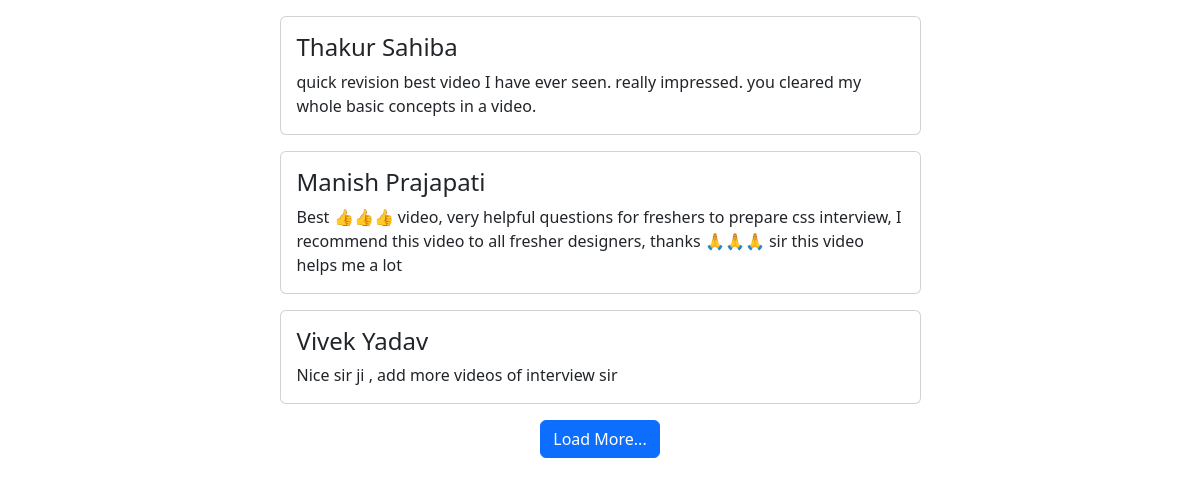
The page / on the database its author committed.
### tables this page shows
CREATE TABLE `comments` (
  `id` int(11) NOT NULL,
  `name` text NOT NULL,
  `description` text NOT NULL
);

### index.php (the view, shortened to what this page needs)
<?php
include('connection.php');
?>
<!DOCTYPE html>
<html lang="en">
<head>
  <link href="https://cdn.jsdelivr.net/npm/bootstrap@5.2.3/dist/css/bootstrap.min.css" rel="stylesheet">
</head>
<body>
<div class="container mt-3">
<div class="row justify-content-center" id="content">
<?php
$sql="select * from comments limit 0,3";
$result=mysqli_query($conn,$sql);
while($data=mysqli_fetch_array($result))
{?>
<div class="col-xl-7">
  <div class="card mb-3">
    <div class="card-body">
      <h4 class="card-title"><?php echo $data['name'];?></h4>
      <p class="card-text"><?php echo $data['description'];?></p>
    </div>
  </div>
 </div>
<?php } ?>
 </div>
<div class="row">
<div class="col-xl-12">
<p class="text-center"><button type="button" class="btn btn-primary" id="loadmore">Load More...</button></p>
</div>
</div>
</div>
</body>
</html>

### rows shown on the page
comments: name "Thakur Sahiba", description "quick revision best video I have ever seen. really impressed. you cleared my whole basic concepts in a video."
comments: name "Manish Prajapati", description "Best 👍👍👍 video, very helpful questions for freshers to prepare css interview, I recommend this video to all fresher designers, thanks 🙏🙏🙏 sir this video helps me a lot"
comments: name "Vivek Yadav", description "Nice sir ji , add more videos of interview sir"
